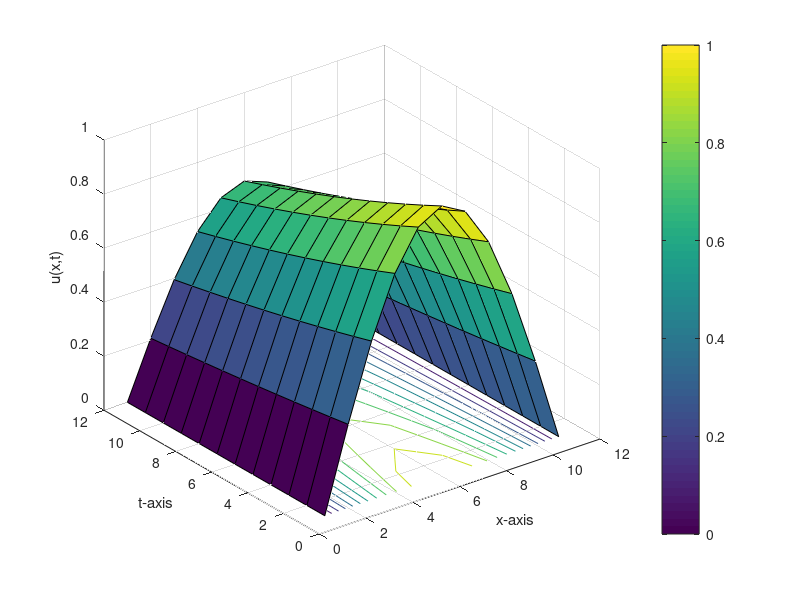
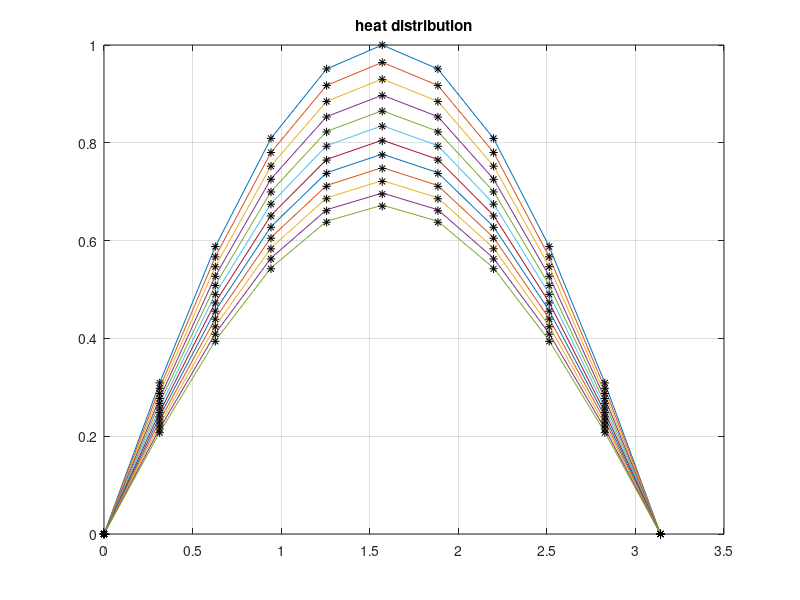

These charts were generated, in order, by the following MATLAB code:
% Use the Crank-Nicolson method to approximate the solution of the heat
% equation
%
% du/dt = d^2u/dx^2,   0 < x < pi,  0 < t,
% u(0,t) = u(pi,t) = 0,
% u(x,0) = sin(x)
%
% and compare the result to the actual solution
% u(x,t) = exp(-t)*sin(x)

function crank2
clc
clf
clear all
c=1;
a=0;
b=pi;
tf=0.4;
n=11;
m=12;
C1=0;
C2=0;
h=(b-a)/(n-1);
k=(tf-0)/(m-1);
r=(c^2*k)/(h^2);
s1=2+(2/r);
s2=(2/r)-2;
u=zeros(n,m);
for j=1:m
    u(1,j)=C1;
    u(n,j)=C2;
end
for i=2:n-1
    u(i,1)=f(a+(i-1)*h);
end
A=zeros(n,n);
A(1,1)=1;
A(n,n)=1;
for i=2:n-1
    A(i,i-1)=-1;
    A(i,i)=s1;
    A(i,i+1)=-1;
end
for j=2:m
    for i=2:n-1
        F(1,j-1)=C1;
        F(i,j-1)=u(i-1,j-1)+s2*u(i,j-1)+u(i+1,j-1);
        F(n,j-1)=C2;
    end
    u(:,j)=inv(A)*F(:,j-1);
end
disp('Result=')
num2str(u')
figure (1)
surfc(u')
colorbar
grid on
xlabel('x-axis');
ylabel('t-axis');
zlabel('u(x,t)');
hold off
figure(2)
x=linspace(a, b, n);
plot(x,u)
hold on
grid on
title('heat distribution');
for j=1:m
    plot(x,g(x,(j-1)*k),'*k')
end
function z=f(x)
z=sin(x);
function z=g(x,t)
z=exp(-t)*sin(x);
